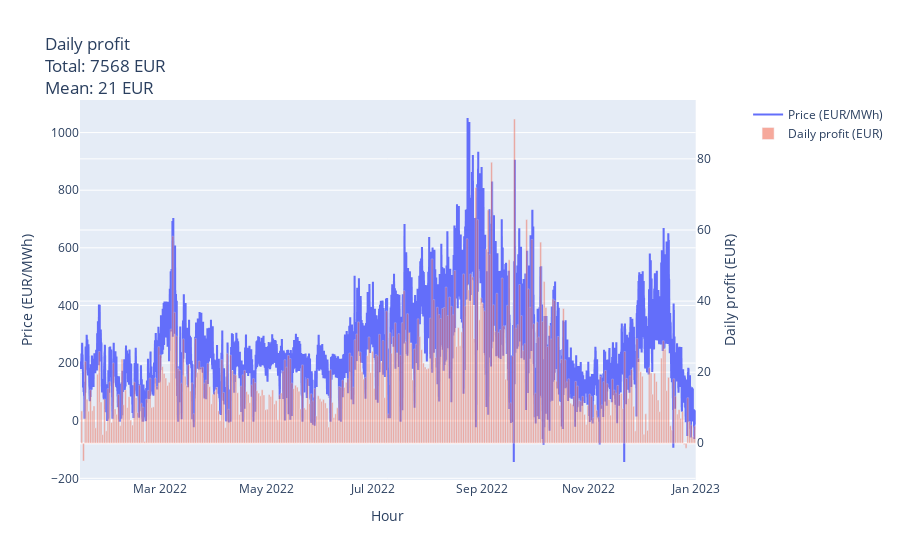

The code cell stored with this chart in its notebook:
### Code cell
display_profit(df_optim)

### Figure 1 — Plotly figure (JSON) as saved in the notebook; plotly's stock layout.template omitted (floating-point values rounded to 4 significant figures; data arrays with more than 128 entries replaced by an {"elided": "..."} marker saying what was removed)
{"data": [{"line": {"shape": "hv"}, "name": "Price (EUR/MWh)", "showlegend": true, "type": "scatter", "x": {"elided": "8424 str values"}, "xaxis": "x", "y": {"elided": "8424 float values"}, "yaxis": "y"}, {"name": "Daily profit (EUR)", "offset": 2, "opacity": 0.5, "showlegend": true, "type": "bar", "x": {"elided": "351 str values"}, "xaxis": "x", "y": {"elided": "351 float values"}, "yaxis": "y2"}], "layout": {"bargap": 0, "title": {"text": "Daily profit<br>Total: 7568 EUR<br>Mean: 21 EUR"}, "xaxis": {"anchor": "y", "domain": [0, 0.94], "title": {"text": "Hour"}}, "yaxis": {"anchor": "x", "domain": [0, 1], "title": {"text": "Price (EUR/MWh)"}}, "yaxis2": {"anchor": "x", "overlaying": "y", "side": "right", "title": {"text": "Daily profit (EUR)"}}}}
